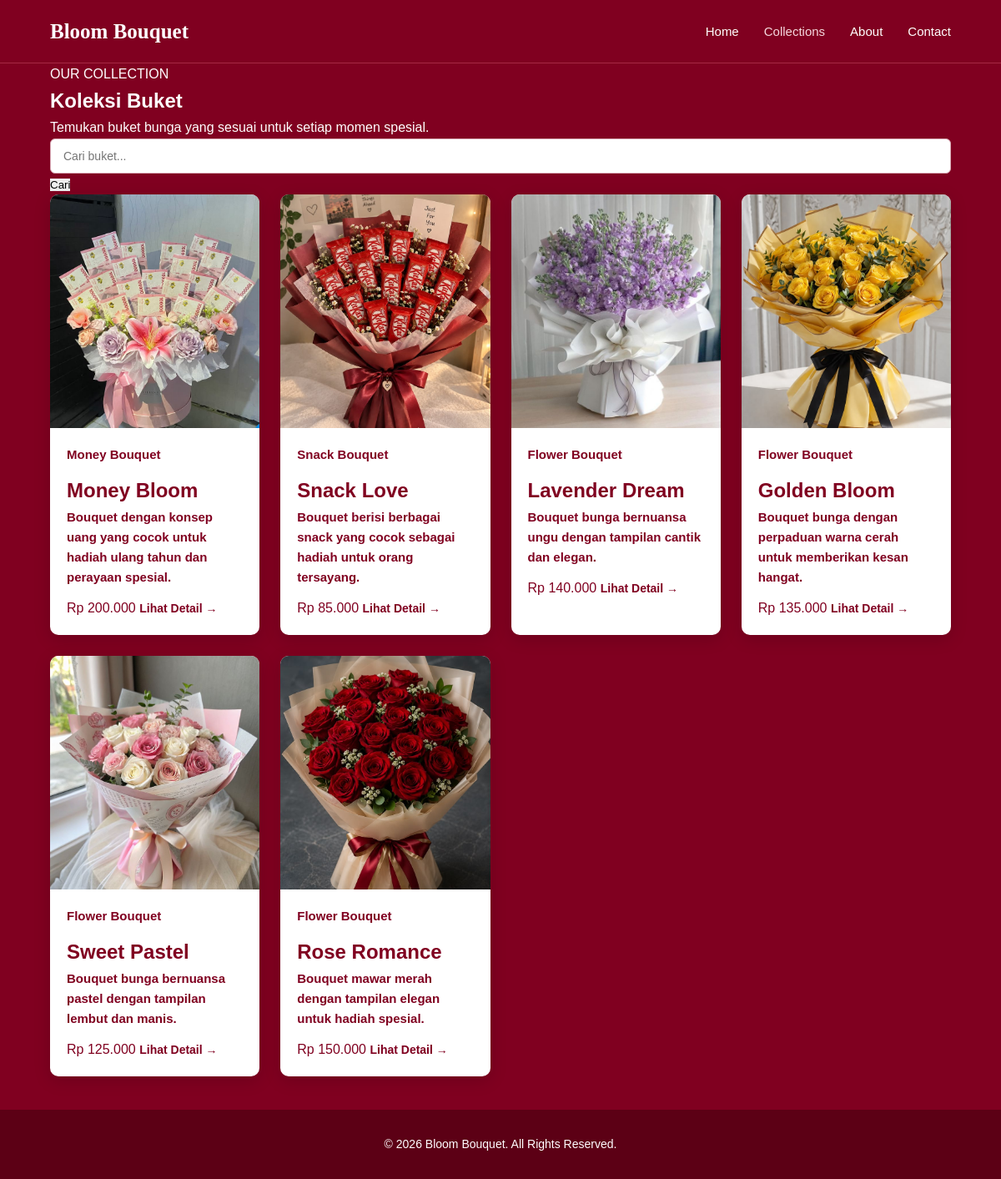
/produk.php, run on the app's committed database.
### tables this page shows
CREATE TABLE `produk` (
  `id` int NOT NULL,
  `nama` varchar(100) NOT NULL,
  `kategori` varchar(50) NOT NULL,
  `deskripsi` text NOT NULL,
  `harga` decimal(12,2) NOT NULL,
  `stok` int NOT NULL DEFAULT '0',
  `gambar` varchar(255) DEFAULT NULL,
  `created_at` timestamp NOT NULL DEFAULT CURRENT_TIMESTAMP
);

### produk.php (the view, shortened to what this page needs)
<?php
require_once __DIR__ . '/config/koneksi.php';
function getProductImage($gambar)
{
    $folder = __DIR__ . '/assets/images/';
    $gambar = trim($gambar);
    $gambar = str_replace('\\', '/', $gambar);
    $namaFile = basename($gambar);
    $pathFile = $folder . $namaFile;
    if (file_exists($pathFile)) {
        return 'assets/images/' . rawurlencode($namaFile);
    }
    return 'assets/images/hero-bouquet.png';
}
$keyword = isset($_GET['search']) ? trim($_GET['search']) : '';
if ($keyword !== '') {
    $keywordSafe = $conn->real_escape_string($keyword);
    $query = "
        SELECT *
        FROM produk
        WHERE nama LIKE '%$keywordSafe%'
        OR kategori LIKE '%$keywordSafe%'
        ORDER BY id DESC
    ";
} else {
    $query = "
        SELECT *
        FROM produk
        ORDER BY id DESC
    ";
}
$result = $conn->query($query);
?>
<!DOCTYPE html>
<html lang="id">
<head>
    <link rel="stylesheet" href="assets/css/style.css">
</head>
<body>
<nav class="navbar">
    <div class="nav-container">
        <a href="index.php" class="logo">
            Bloom Bouquet
        </a>
        <div class="nav-menu">
            <a href="index.php">
                Home
            </a>
            <a href="produk.php" class="active">
                Collections
            </a>
            <a href="tentang.php">
                About
            </a>
            <a href="kontak.php">
                Contact
            </a>
        </div>
    </div>
</nav>
<section class="page-header">
    <div class="container">
        <p class="subtitle">
            OUR COLLECTION
        </p>
        <h1>
            Koleksi Buket
        </h1>
        <p>
            Temukan buket bunga yang sesuai untuk setiap momen spesial.
        </p>
    </div>
</section>
<section class="product-section">
    <div class="container">
        <div class="search-box">
            <form action="produk.php" method="GET">
                <input
                    type="text"
                    name="search"
                    placeholder="Cari buket..."
                    value="<?php echo htmlspecialchars($keyword); ?>"
                >
                <button type="submit">
                    Cari
                </button>
            </form>
        </div>
        <div class="product-grid">
            <?php if ($result && $result->num_rows > 0): ?>
                <?php while ($produk = $result->fetch_assoc()): ?>
                    <?php
                        $gambar = getProductImage($produk['gambar']);
                    ?>
                    <div class="product-card">
                        <div class="product-image">
                            <img
                                src="<?php echo htmlspecialchars($gambar); ?>"
                                alt="<?php echo htmlspecialchars($produk['nama']); ?>"
                            >
                        </div>
                        <div class="product-info">
                            <p class="product-category">
                                <?php
                                    echo htmlspecialchars($produk['kategori']);
                                ?>
                            </p>
                            <h2>
                                <?php
                                    echo htmlspecialchars($produk['nama']);
                                ?>
                            </h2>
                            <p class="product-description">
                                <?php
                                $deskripsi = $produk['deskripsi'];
                                if (strlen($deskripsi) > 100) {
                                    echo htmlspecialchars(
                                        substr($deskripsi, 0, 100)
                                    ) . '...';
                                } else {
                                    echo htmlspecialchars($deskripsi);
                                }
                                ?>
                            </p>
                            <div class="product-bottom">
                                <span class="product-price">
                                    Rp
                                    <?php
                                        echo number_format(
                                            $produk['harga'],
                                            0,
                                            ',',
                                            '.'
                                        );
                                    ?>
                                </span>
                                <a
                                    href="detail-produk.php?id=<?php echo $produk['id']; ?>"
                                    class="detail-button"
                                >
                                    Lihat Detail →
                                </a>
                            </div>
                        </div>
                    </div>
                <?php endwhile; ?>
            <?php endif; ?>
        </div>
    </div>
</section>
<footer class="footer">
    <div class="container">
        <p>
            © 2026 Bloom Bouquet. All Rights Reserved.
        </p>
    </div>
</footer>
</body>
</html>

### assets/css/style.css (style rules this page uses)
* { margin: 0; padding: 0; box-sizing: border-box; }
html { scroll-behavior: smooth; }
body { font-family: Arial, Helvetica, sans-serif; background: #800020; color: #ffffff; line-height: 1.6; }
a { text-decoration: none; color: inherit; }
img { max-width: 100%; display: block; }
.navbar { width: 100%; background: #800020; border-bottom: 1px solid #a52a43; position: sticky; top: 0; z-index: 1000; }
.nav-container { width: 90%; max-width: 1200px; margin: auto; min-height: 75px; display: flex; justify-content: space-between; align-items: center; }
.logo { font-family: Georgia, serif; font-size: 25px; font-weight: bold; color: #ffffff; }
.nav-menu { display: flex; align-items: center; gap: 30px; flex-wrap: nowrap; }
.nav-menu a { color: #ffffff; font-size: 15px; white-space: nowrap; transition: 0.3s; }
.nav-menu a:hover, .nav-menu a.active { color: #f5d7df; }
.product-grid { display: grid; grid-template-columns: repeat(4, 1fr); gap: 25px; margin-bottom: 40px; }
.product-card { background: #ffffff; color: #800020; border-radius: 10px; overflow: hidden; transition: 0.3s; box-shadow: 0 5px 20px rgba(0, 0, 0, 0.15); }
.product-card img { width: 100%; height: 280px; object-fit: cover; }
.product-info { padding: 20px; }
.product-info p { font-size: 15px; font-weight: bold; margin-bottom: 12px; }
.product-info a { font-size: 14px; color: #800020; font-weight: bold; transition: 0.3s; }
footer { width: 100%; padding: 30px 20px; background: #5c0015; color: #ffffff; text-align: center; font-size: 14px; }
form { width: 100%; }
input, textarea, select { width: 100%; padding: 12px 15px; border: 1px solid #d8aab5; border-radius: 6px; outline: none; font-family: Arial, Helvetica, sans-serif; font-size: 14px; background: #ffffff; color: #333333; }
button { border: none; cursor: pointer; font-family: Arial, Helvetica, sans-serif; }
.container { width: 90%; max-width: 1200px; margin: auto; }

### data on the page
produk: gambar (picture), kategori "Money Bouquet", nama "Money Bloom", deskripsi "Bouquet dengan konsep uang yang cocok untuk hadiah ulang tahun dan perayaan spesial.", harga "200.000"
produk: gambar (picture), kategori "Snack Bouquet", nama "Snack Love", deskripsi "Bouquet berisi berbagai snack yang cocok sebagai hadiah untuk orang tersayang.", harga "85.000"
produk: gambar (picture), kategori "Flower Bouquet", nama "Lavender Dream", deskripsi "Bouquet bunga bernuansa ungu dengan tampilan cantik dan elegan.", harga "140.000"
produk: gambar (picture), kategori "Flower Bouquet", nama "Golden Bloom", deskripsi "Bouquet bunga dengan perpaduan warna cerah untuk memberikan kesan hangat.", harga "135.000"
produk: gambar (picture), kategori "Flower Bouquet", nama "Sweet Pastel", deskripsi "Bouquet bunga bernuansa pastel dengan tampilan lembut dan manis.", harga "125.000"
produk: gambar (picture), kategori "Flower Bouquet", nama "Rose Romance", deskripsi "Bouquet mawar merah dengan tampilan elegan untuk hadiah spesial.", harga "150.000"
